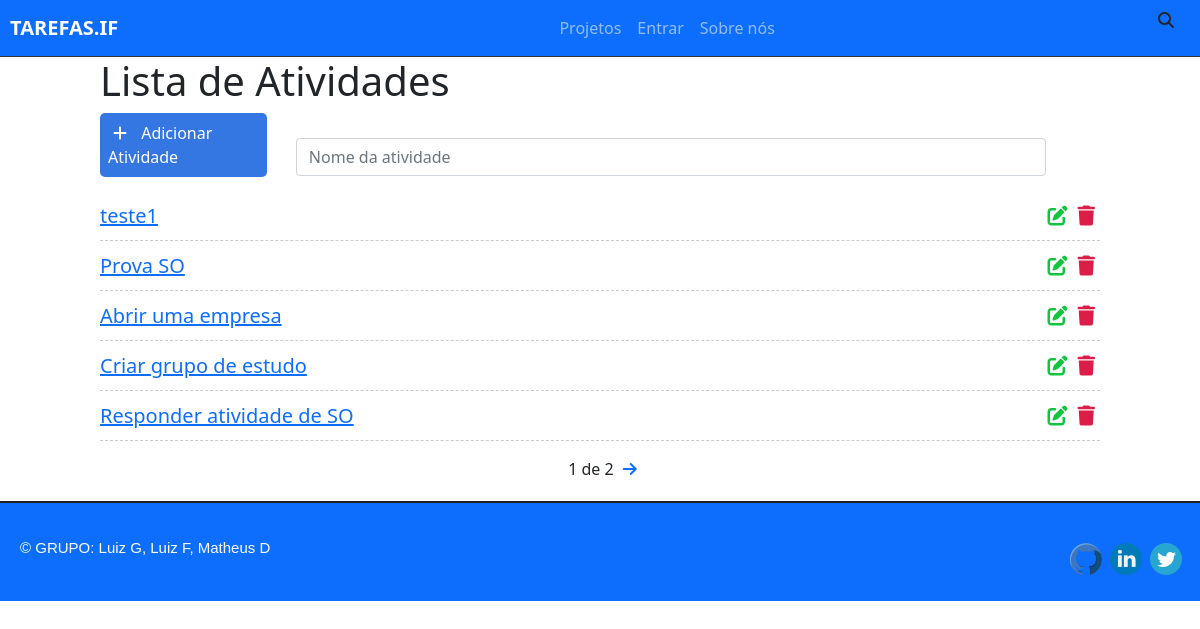
The app's page /, older data.
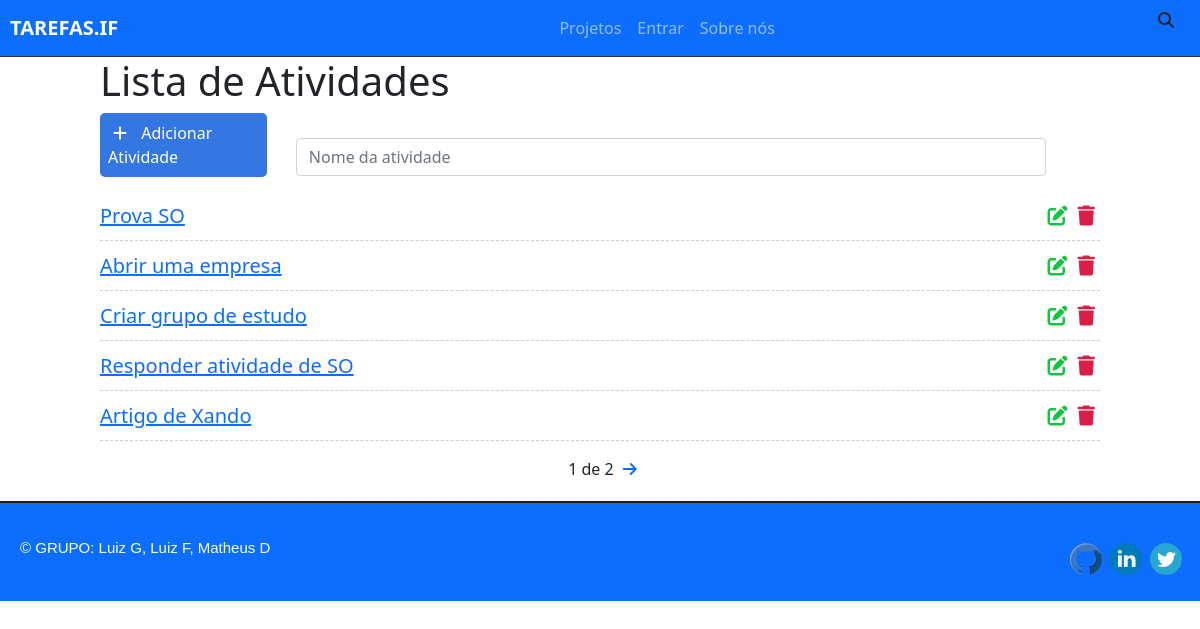
The same page, newer data.
### paginas/models.py (models this page shows, shortened)
class Task(models.Model):
    STATUS = (
        ('doing', 'Doing'),
        ('done', 'Done'),
    )
    title=models.CharField(max_length=255)
    description = models.TextField()
    done = models.CharField(
        max_length=5,
        choices=STATUS,
    )
    created_at = models.DateTimeField(auto_now_add=True)
    updated_at = models.DateTimeField(auto_now=True)

### paginas/views.py (the view)
# urls.py: path('', views.taskList, name='task-list'),
def taskList(request):
    tasks_list = Task.objects.all().order_by('-created_at')
    paginator = Paginator(tasks_list, 5)
    page = request.GET.get('page')
    tasks = paginator.get_page(page)
    return render(request, 'paginas/list.html', {'tasks': tasks})

### paginas/templates/paginas/list.html (shortened to what this page needs)
{% extends "index.html" %}
{% block content %}
<div class="offset-1 col-10 list-div">
    <h1>Lista de Atividades</h1>
    <a id="add-link" href="newtask/">
        <div class="col-2 add-div">
            <i class="fas fa-plus"></i> Adicionar Atividade
        </div>
    </a>
    <div class="col-9 search-div">
        <form methodn="GET">
            <input class="form-control" type="text" id="search" name="search" placeholder="Nome da atividade">
            <i class="fas fa-search"></i>
        </form>
    </div>
    <ul class="task-list">
        {% for task in tasks %}
        <li class="task-item">
            <span><a href="/task/{{task.id}}">{{task.title}}</a></span>
            <a href="delete/{{task.id}}" class="delete-btn"><span><i class="fas fa-trash"></i></span></a>
            <a href="edit/{{task.id}}"><span><i class="fas fa-edit"></i></span></a>
        </li>
        {% endfor %}
    </ul>
    <div class="pagination">
        <span class="step-links">
            <span class="current">
                {{ tasks.number }} de {{ tasks.paginator.num_pages}}
            </span>
            {% if tasks.has_next %}
                <a href="?page={{ tasks.next_page_number }}"><i class="fas fa-arrow-right"></i></a>
            {% endif %}
        </span>
    </div>
</div>
{% endblock %}

Row changes from the older to the newer data that the page shows:
removed Task: title "teste1"
now on this page (row unchanged): Task: title "Artigo de Xando"
